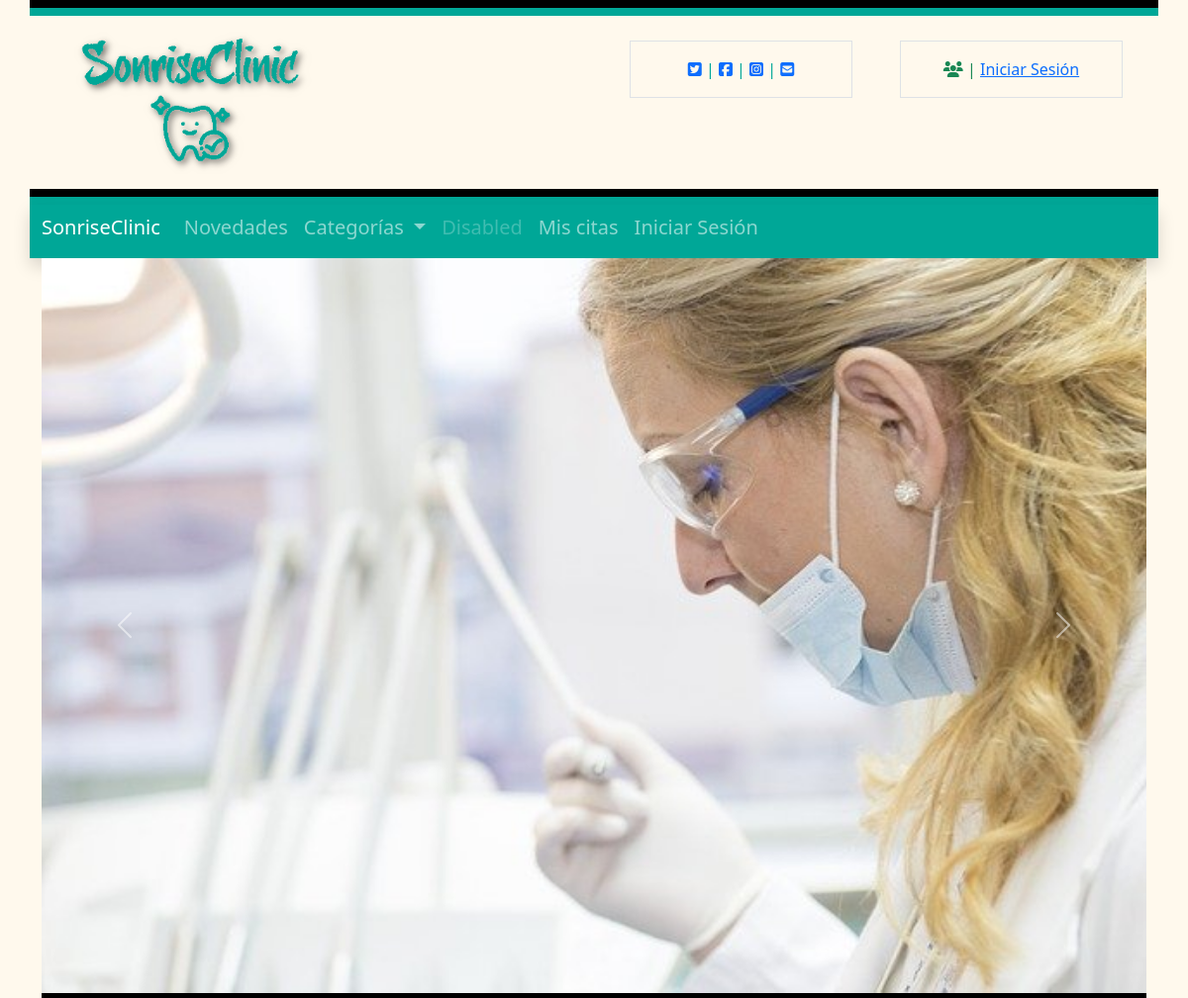
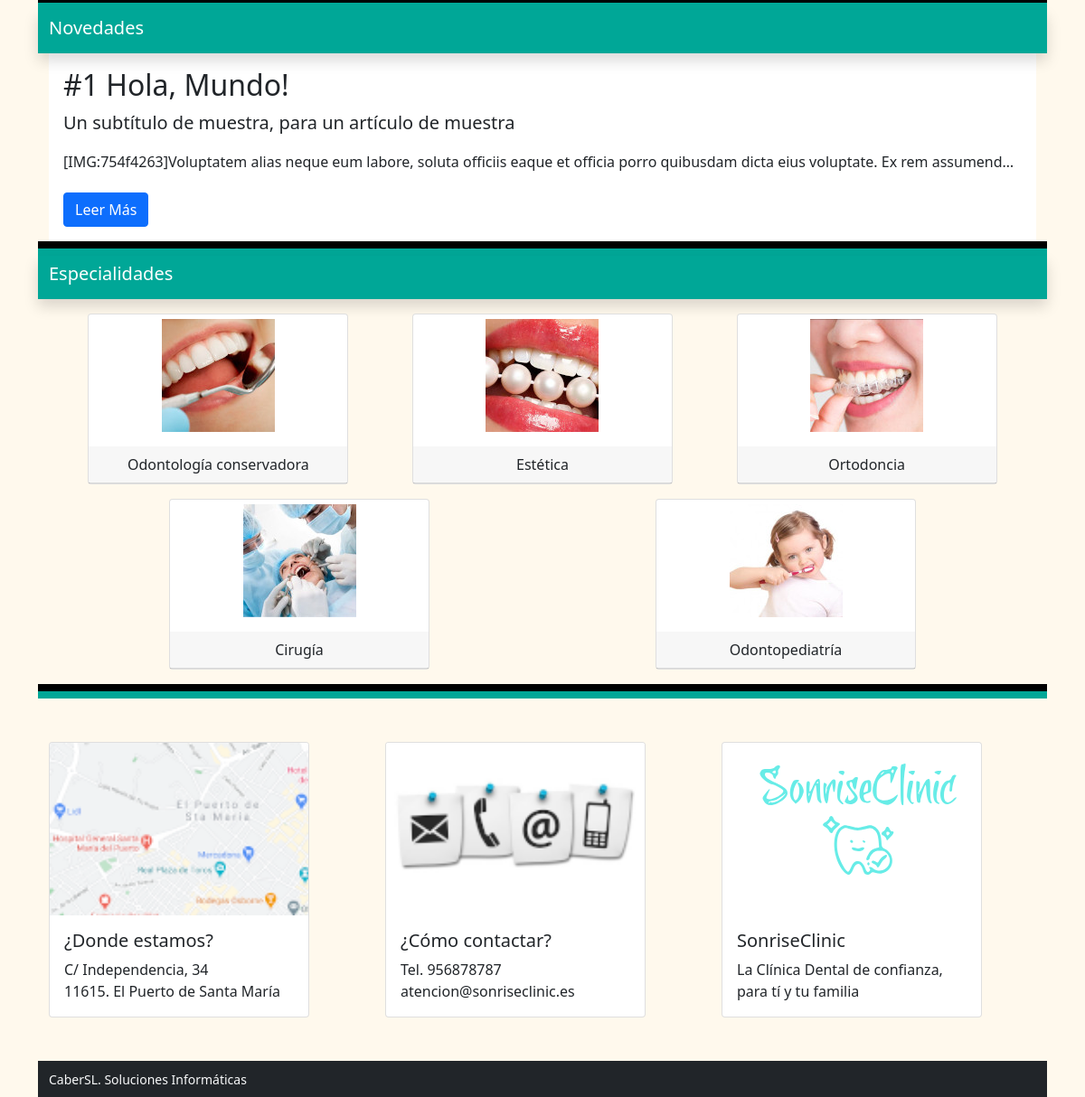
The page / on the database its author committed (2 pictures, top to bottom).
### tables this page shows
CREATE TABLE `settings` (
  `id` int(9) NOT NULL,
  `type` varchar(10) NOT NULL,
  `label` varchar(25) NOT NULL,
  `value` varchar(255) NOT NULL
);

CREATE TABLE `blocks` (
  `id` int(9) NOT NULL,
  `id_page` int(9) NOT NULL,
  `name` varchar(56) NOT NULL,
  `block` varchar(56) NOT NULL,
  `order_n` int(9) NOT NULL
);

CREATE TABLE `block` (
  `id` int(9) NOT NULL,
  `name` varchar(56) NOT NULL,
  `description` varchar(256) NOT NULL,
  `label#01` varchar(256) NOT NULL,
  `num#1` int(9) DEFAULT NULL,
  `label#02` varchar(256) DEFAULT NULL,
  `num#2` int(9) DEFAULT NULL,
  `label#03` varchar(256) DEFAULT NULL,
  `num#3` int(9) DEFAULT NULL,
  `label#04` varchar(256) DEFAULT NULL,
  `num#4` int(9) DEFAULT NULL,
  `label#05` varchar(256) DEFAULT NULL,
  `num#5` int(9) DEFAULT NULL,
  `label#06` varchar(256) DEFAULT NULL,
  `text#1` varchar(56) DEFAULT NULL,
  `label#0` varchar(256) DEFAULT NULL,
  `text#2` varchar(56) DEFAULT NULL,
  `label#08` varchar(256) DEFAULT NULL,
  `text#3` varchar(56) DEFAULT NULL,
  `label#09` varchar(256) DEFAULT NULL,
  `text#4` varchar(56) DEFAULT NULL,
  `label#10` varchar(256) DEFAULT NULL,
  `text#5` varchar(56) DEFAULT NULL,
  `css` text DEFAULT NULL
);

CREATE TABLE `articles` (
  `id` int(9) NOT NULL,
  `title` varchar(255) NOT NULL,
  `subtitle` varchar(255) NOT NULL,
  `text` text NOT NULL,
  `date_created` datetime NOT NULL DEFAULT current_timestamp(),
  `date_published` datetime DEFAULT NULL,
  `date_modifiqued` datetime DEFAULT NULL,
  `enabled` tinyint(1) NOT NULL,
  `author` int(11) NOT NULL
);

CREATE TABLE `treatmentscategories` (
  `id` int(1) NOT NULL,
  `name` varchar(100) NOT NULL,
  `info` text NOT NULL,
  `image` varchar(300) NOT NULL
);

### includes/sessions.php (called while the page is built, shortened)
<?php
if (isset($_SESSION['lang'])) {
    $lang = $_SESSION['lang'];
} else {
    $lang = null;
}
function isAuthenticated()
{
    if (isset($_SESSION['autentificado'])) {
        return $_SESSION['autentificado'];
    } else return FALSE;
}

### includes/class.data.php (called while the page is built, shortened)
<?php
class DataBase
{
    var $connection;
    public function __construct()
    {
        if (DB_PASS == NULL)
            $this->connection = mysqli_connect(DB_SERVER, DB_USER, DB_NAME);
        else
            $this->connection = mysqli_connect(DB_SERVER, DB_USER, DB_PASS, DB_NAME);
        return true;
    }
    public function send($sql, $type = 'ARRAY')
    {
        $result = mysqli_query($this->connection, $sql) or die(mysqli_error($this->connection));
        $return = array();
        if ($type == 'ARRAY')
            while (($return[] = mysqli_fetch_array($result))) {
            }
        else
            while (($return[] = mysqli_fetch_assoc($result))) {
            }
        if (count($return) > 1)
            unset($return[count($return) - 1]);
        else
            $return = FALSE;
        return $return;
    }
    public function select($table, $where, $type = 'ARRAY')
    {
        $sql = "SELECT * FROM " . $table . " WHERE " . $where;
        $result = mysqli_query($this->connection, $sql);
        $return = array();
        if ($type == 'ARRAY')
            while (($return[] = mysqli_fetch_array($result))) {
            }
        else
            while (($return[] = mysqli_fetch_assoc($result))) {
            }
        if (count($return) > 1)
            unset($return[count($return) - 1]);
        else
            $return = FALSE;
        return $return;
    }
}

### includes/functions.php (called while the page is built, shortened)
<?php
function __($str, $lang = null){
  if(!isset($lang)):
    $lang = "es";
  endif;
  if (file_exists('lang/'.$lang.'.php')):
    if ( isset($texts[$str]) ){
      $str = $texts[$str];
    }
  endif;
  return $str;
}

### lang/es.php (called while the page is built)
<?php
$texts = array(
  'app_Title' => "SonriseClinic",
  'mn_Home' => "Inicio",
  'mn_News' => "Novedades",
  'mn_Categories' => "Categorías",
  'mn_Meeting' => "Gestión de Citas",
  'mn_Chat' => "Chat Interno",
  'mn_Speciality' => "Especialidades",
  'mn_Login' => "Iniciar Sesión",
  'mn_Logout' => "Cerrar Sesión",
  'mn_Admin' => "Panel de Control",
  'mn_Cites' => "Mis citas",
  'frm_Email' => "Dirección de correo electrónico",
  'frm_Pass' => "Clave",
  'frm_Send' => "Enviar",
  'frm_Remember' => "Recordar sesión",
  'frm_Name' => "Nick",
  'frm_FirstName' => "Nombre",
  'frm_LastName' => "Apellidos",
  'frm_Roles' => "Rol",
  'frm_Type' => "Grupo",
  'frm_Label' => "Etiqueta",
  'frm_Value' => "Valor",
  'frm_Title' => "Título",
  'frm_Subtitle' => "Subtítulo",
  'frm_Text' => "Texto",
  'frm_Image' => "Imagen",
  'frm_Desc' => "Descripción",
  'frm_Duration' => "Duración",
  'frm_Price' => "Precio",
  'frm_Categorie' => "Categoría",
  'frm_lblImages' => "Nombre",
  'frm_Src' => "Ubicación",
  'frm_lblLong' => "Texto pie de imagen",
  'frm_Style' => "Style-CSS",
  'btn_Update' => "Actualizar",
  'btn_Deleted' => "Eliminar",
  'btn_Ok' => "Aceptar",
  'btn_Close' => "Cerrar",
  'Learn_more' => 'Leer Más',
  'btn_AddUser' => 'Añadir nuevo usuario',
  'btn_Add' => 'Añadir',
  'sect_gallery' => "Galería",
  'sect_users' => "Usuarios",
  'sect_settings' => "Configuración",
  'sect_categories' => "Categorías",
  'sect_articles' => "Artículos",
  'sect_pages' => "Páginas",
  'sect_treatments' => "Tratamientos",
  'sect_treatmentsCategories' => "Tipos de tratamientos",
  'sect_Interventions' => "Intervenciones",
  'modal_title_confirm' => "Confirme opción",
  'modal_text_confirm' => "Esta opción no es posible deshacerla. Si realmente está seguro/a pulse en 'Aceptar'",
  'err_NotAutenticates' => "Usuario no registrado",
  'err_UpdateInfo' => "Fallo al actualizar los datos",
  'err_MissingData' => "Faltan datos por cumplimentar",
  'date_Published' => "Fecha de publicación",
);

### blocks/specialties.php (the view, shortened to what this page needs)
<div class="container bg-light" style="border-top: 8px solid black">
  <?php
  $recordset = $db->send("SELECT * FROM treatmentsCategories;");
  ?>
  <div class="row" style="border-top: 8px solid #00A797">
    <nav class="navbar navbar-expand-lg bg-primary shadow navbar-dark" style="padding-top: 0">
      <a class="navbar-brand" href="#"><?= $name_block ?></a>
    </nav>
  </div>
  <div class="d-flex p-2 bd-highlight flex-wrap justify-content-around">
    <?php foreach ($recordset as $specialty) : ?>
      <div class="p-2 bd-highlight text-center">
        <div class="card" style="width: 18rem;">
          <figure class="figure" style="margin-top:5px">
            <?php if (isset($specialty['image']) && $specialty['image'] != "") : ?>
              <img src="images/specialties/<?= $specialty['image'] ?>" class="t-opacity">
            <?php endif; ?>
          </figure>
          <div class="card-header"><?= $specialty['name'] ?></div>
        </div>
      </div>
    <?php endforeach; ?>
  </div>
</div>

### index.php (shortened to what this page needs)
<?php
include("includes/functions.php");
include("includes/sessions.php");
$PG_NAME = "Home";
?>
<!DOCTYPE html>
<html lang="<?= $lang ?>">
<?php require "sections/head.php"; ?>
<body class="bg-light">
  <?php
  include "sections/header.php";
  include "sections/navbar.php";
  $db = new DataBase(DB_SERVER, DB_USER, DB_PASS, DB_NAME, 1);
  $sql = "SELECT * FROM pages a INNER JOIN blocks b ON a.id = b.id_page WHERE a.page = '" . $PG_NAME . "' ORDER BY order_n ASC";
  $blocks = $db->send($sql);
  foreach ($blocks as $block) :
    $name_block = $block['name'];
    include "blocks/" . $block['block'] . ".php";
  endforeach;
  include "sections/footer.php";
  ?>
</body>
</html>

### sections/header.php (shortened to what this page needs)
<div class="container bg-light">
  <div class="row" style="border-top: 8px solid black"></div>
  <div class="row align-items-start" style="border-top: 8px solid #00A797">
    <div class="col">
      <img class="rounded float-start" src="images/logo.png" width="300" height="175">
    </div>
    <div class="col">
      <div class="social">
        <div class="container px-4">
          <div class="row gx-5">
            <div class="col ">
              <div class="p-3 border bg-light text-center text-primary">
                <?php
                $db = new DataBase(DB_SERVER, DB_USER, DB_PASS, DB_NAME, 1);
                $social = $db->send("SELECT * FROM settings WHERE label like 'fab %' AND value<>'';");
                if (!empty($social)) :
                  $cont = 0;
                  foreach ($social as $key) :
                    $cont++;
                    if ($cont > 1) echo "|"; ?>
                    <a href="<?= $key['value'] ?>" target="_blank" style="text-decoration:none;">
                      <i class="fab <?= $key['label'] ?> my-2 my-sm-0"></i>
                    </a>
                  <?php endforeach;
                endif;
                $email = $db->select("settings", "type = 'email' AND value <>''");
                if (!empty($email)) : ?>
                  | <a href="mailto:<?= $email[0]['value'] ?>"><i class="fas <?= $email[0]['label'] ?> my-2 my-sm-0"></i></a>
                <?php endif;
                ?>
              </div>
            </div>
            <div class="col">
              <div class="p-3 border bg-light text-center text-success">
                <?php if (!isAuthenticated()) : ?>
                  <i class="fas fa-users my-2 my-sm-0"></i> | <a href="login.php"><?= __('mn_Login', $lang) ?></a>
                <?php else : ?>
                  <i class="fas fa-user my-2 my-sm-0"></i> | <?= $_SESSION['name'] ?>
                <?php endif; ?>
              </div>
            </div>
          </div>
        </div>
      </div>
    </div>
  </div>
</div>

### blocks/carousel.php (shortened to what this page needs)
<div class="container">
<div id="carouselExampleControls" class="carousel slide" data-bs-ride="carousel">
  <div class="carousel-inner">
  <?php
    $images = $db->select("block", "name = '".$name_block."'");
    $num_images = $images[0]['num#1'];
    for ($i=0; $i<$num_images; $i++): ?>
      <div class="carousel-item<?=$i==0 ? " active" : ""?>">
        <img class="d-block w-100" src="images/carousel/<?=$images[0]['text#'.($i+1)]?>" alt="Slide#<?=$i?>" data-bs-interval="100">
      </div>
    <?php endfor;
  ?>
    <a class="carousel-control-prev" href="#carouselExampleControls" role="button" data-slide="prev">
      <span class="carousel-control-prev-icon" aria-hidden="true"></span>
    </a>
    <a class="carousel-control-next" href="#carouselExampleControls" role="button" data-slide="next">
      <span class="carousel-control-next-icon" aria-hidden="true"></span>
    </a>
  </div>
</div>

### blocks/articles.php (shortened to what this page needs)
<div class="container bg-light" style="border-top: 8px solid black">
  <?php
    $articles = $db->select("block", "name = '".$name_block."'");
    $num_articles = $articles[0]['num#1'];
    $truncate = 0;
    if($articles[0]['num#2']==1) $truncate = $articles[0]['num#3'];
    $recordset = $db->send("SELECT * FROM articles WHERE enabled = 1 ORDER BY date_created DESC LIMIT 0, $num_articles");
  ?>
  <div class="row" style="border-top: 8px solid #00A797">
    <nav class="navbar navbar-expand-lg bg-primary shadow navbar-dark" style="padding-top: 0">
      <a class="navbar-brand" href="#"><?=$name_block?></a>
    </nav>
  </div>
  <?php
    foreach ($recordset as $article): ?>
  <div class="container-fluid px-3 py-3" style="background-color: white">
    <h2><?=$article['title']?></h2>
    <p class="lead"><?=$article['subtitle']?></p>
    <?php
        $texto = strip_tags($article['text']);
        ?>
    <p<?=$truncate!=0 ? " class='d-inline-block text-truncate' style='max-width: 100%;'" : "" ?>><?=$texto?></p>
      <a class="btn btn-primary btn-md" href="article.php?id=<?=$article['id']?>"
        role="button"><?=__('Learn_more', $lang)?></a>
  </div>
  <?php
    endforeach;?>
</div>

### css/styles.css (style rules this page uses)
.bg-light { background-color: #FFF9ED !important; }
.bg-primary { background-color: #00A797 !important; }
.text-primary { color: #00A797 !important; }
.social { margin-top: 25px; }

### rows shown on the page
blocks: block.text#1 (picture)
blocks: name "Novedades"
articles: title "#1 Hola, Mundo!", subtitle "Un subtítulo de muestra, para un artículo de muestra", text "[IMG:754f4263]Voluptatem alias neque eum labore, soluta officiis eaque et officia porro quibusdam dicta eius voluptate. Ex rem assumend…"
blocks: name "Especialidades"
treatmentscategories: image (picture), name "Odontología conservadora"
treatmentscategories: image (picture), name "Estética"
treatmentscategories: image (picture), name "Ortodoncia"
treatmentscategories: image (picture), name "Cirugía"
treatmentscategories: image (picture), name "Odontopediatría"

### other values the page prints
__('mn_Login', $lang) "Iniciar Sesión"
__('app_Title', $lang) "SonriseClinic"
__('mn_News', $lang) "Novedades"
__('mn_Categories', $lang) "Categorías"
__('mn_Cites', $lang) "Mis citas"
